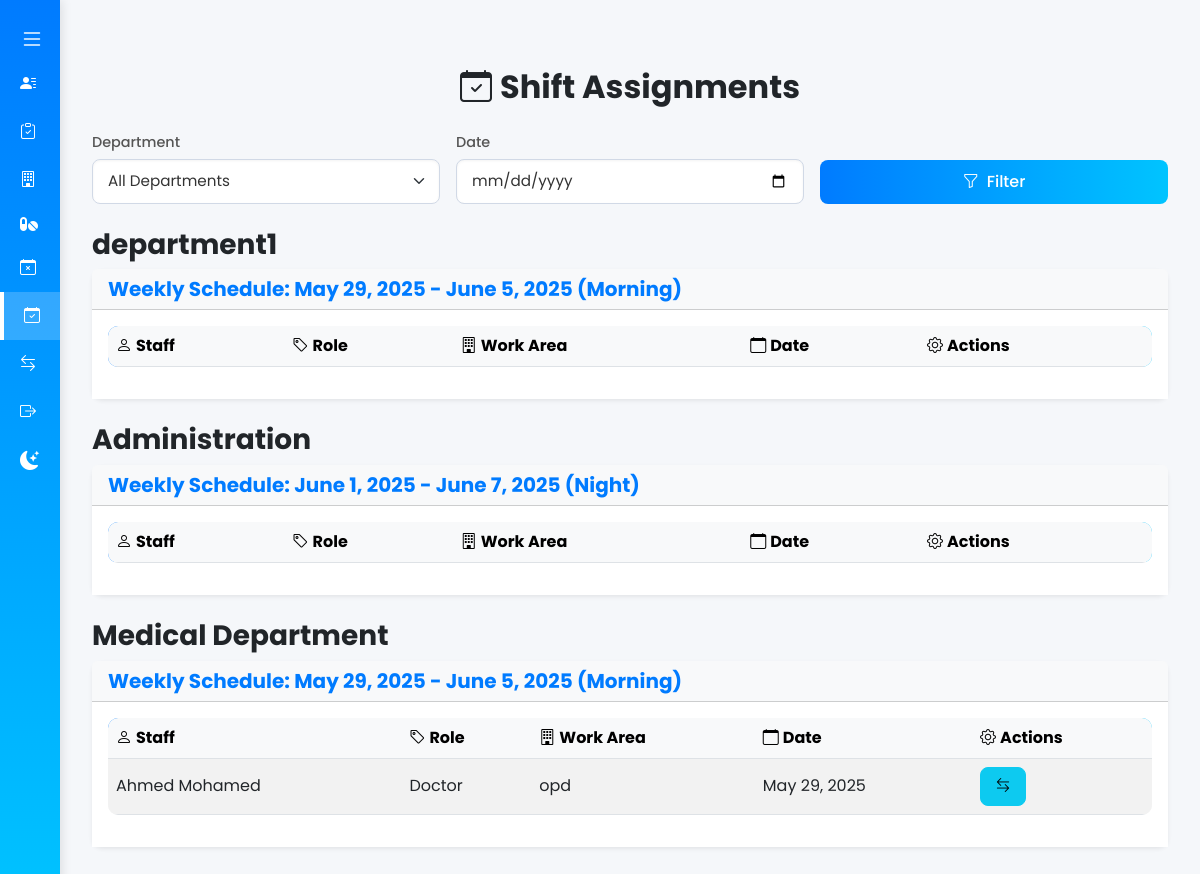
The app's page /hr/shifts/ (signed in) with its own data.
### manager/models.py (models this page shows, shortened)
class Department(MPTTModel):
    TYPE_CHOICES = [
        ('unit', 'Unit'),
        ('department', 'Department'),
        ('administration', 'Administration'),
        ('medical', 'Medical Department'),
        ('emergency', 'Emergency'),
        ('surgical', 'Surgical Operations'),
    ]
    name = models.CharField(max_length=100, unique=True)
    parent = TreeForeignKey(
        'self', on_delete=models.CASCADE, null=True, blank=True, related_name='children'
    )
    department_type = models.CharField(max_length=20, choices=TYPE_CHOICES, default='department')
    hospital = models.ForeignKey('superadmin.Hospital', on_delete=models.CASCADE, related_name='departments')
    description = models.TextField(blank=True, null=True)
    is_active = models.BooleanField(default=True)
    class MPTTMeta:
        order_insertion_by = ['name']

### hr/models.py (models this page shows, shortened)
class Schedule(models.Model):
    SCHEDULE_TYPE_CHOICES = (
        ('weekly', 'Weekly'),
        ('monthly', 'Monthly'),
    )
    department = models.ForeignKey(Department, on_delete=models.CASCADE)
    start_date = models.DateField()
    end_date = models.DateField()
    schedule_type = models.CharField(max_length=20, choices=SCHEDULE_TYPE_CHOICES, default='weekly')
    per_patient_time = models.DurationField(null=True, blank=True)
    shift_period = models.CharField(max_length=20, choices=[('morning', 'Morning'), ('night', 'Night')], blank=True)
    created_by = models.ForeignKey(CustomUser, on_delete=models.SET_NULL, null=True, related_name='created_schedules')
    created_at = models.DateTimeField(default=timezone.now)

class ShiftAssignment(models.Model):
    schedule = models.ForeignKey(Schedule, on_delete=models.CASCADE, related_name='shift_assignments')
    staff = models.ForeignKey(
        CustomUser,
        on_delete=models.CASCADE,
        related_name='shift_assignments',
        limit_choices_to={'role__in': ['doctor', 'nurse', 'pharmacist']},
    )
    work_area = models.ForeignKey(WorkArea, on_delete=models.CASCADE)
    shift_type = models.ForeignKey(ShiftType, on_delete=models.CASCADE)
    date = models.DateField()
    notes = models.TextField(blank=True, null=True)

class CustomUser(AbstractUser):
    ROLE_CHOICES = [
        ('super_admin', 'Super Admin'),
        ('doctor', 'Doctor'),
        ('nurse', 'Nurse'),
        ('receptionist', 'Receptionist'),
        ('pharmacist', 'Pharmacist'),
        ('hospital_manager', 'Hospital manager'),
        ('hr', 'Human Resources'),
    ]
    EMPLOYMENT_STATUS_CHOICES = [
        ('active', 'Active'),
        ('suspended', 'Suspended'),
        ('leave', 'Leave'),
    ]
    CONTRACT_TYPE_CHOICES = [
        ('permanent', 'Permanent'),
        ('temporary', 'Temporary'),
        ('contract', 'Contract'),
    ]
    PRACTITIONER_CLASSIFICATION_CHOICES = [
        ('consultant', 'Consultant'),
        ('specialist', 'Specialist'),
        ('second_specialist', 'Second Specialist'),
        ('senior_physician', 'Senior Physician'),
        ('second_physician', 'Second Physician'),
        ('third_physician', 'Third Physician'),
    ]
    ATTENDANCE_METHOD_CHOICES = [
        ('fingerprint', 'Fingerprint'),
        ('facial_print', 'Facial Print'),
        ('login_logout', 'Log In and Log Out'),
        ('kpi', 'KPI-Based'),
    ]
    departments = models.ManyToManyField('manager.Department', blank=True, related_name='users', null=True)
    role = models.CharField(max_length=20, choices=ROLE_CHOICES, default='hospital_manager')
    hospital = models.ForeignKey(
        'superadmin.Hospital',
        on_delete=models.SET_NULL,
        null=True,
        blank=True,
        default=None
    )
    hire_date = models.DateField(null=True, blank=True)
    salary_base = models.DecimalField(max_digits=10, decimal_places=2, default=0.00)
    national_id = models.CharField(max_length=20, unique=True, null=True, blank=True, db_index=True)
    is_active = models.BooleanField(default=True)
    full_name = models.CharField(max_length=200, blank=True)
    job_number = models.CharField(max_length=20, unique=True, blank=True, null=True, db_index=True)
    id_passport_number = models.CharField(max_length=50, blank=True, null=True)
    specialty = models.CharField(max_length=100, blank=True, null=True)
    practitioner_classification = models.CharField(
        max_length=50,
        choices=PRACTITIONER_CLASSIFICATION_CHOICES,
        blank=True,
        null=True,
    )
    contract_type = models.CharField(
        max_length=20,
        choices=CONTRACT_TYPE_CHOICES,
        blank=True,
        null=True,
    )
    benefits = models.DecimalField(max_digits=10, decimal_places=2, default=0.00)
    allowances = models.DecimalField(max_digits=10, decimal_places=2, default=0.00)
    phone_number = models.CharField(max_length=20, blank=True, null=True)
    email = models.EmailField(blank=True, null=True)
    address = models.TextField(blank=True, null=True)
    employment_status = models.CharField(
        max_length=20,
        choices=EMPLOYMENT_STATUS_CHOICES,
        default='active',
    )
    health_certificate = models.FileField(
        upload_to='health_certificates/',
        blank=True,
        null=True,
    )
    attendance_method = models.CharField(
        max_length=20,
        choices=ATTENDANCE_METHOD_CHOICES,
        blank=True,
        null=True,
        help_text="Individual attendance method; defaults to system setting if blank."
    )
    class Meta:
        indexes = [
            models.Index(fields=['hospital', 'role']),
        ]

class WorkArea(models.Model):
    WORK_AREAS = [
        ('ipd', 'Inpatient Department (IPD)'),
        ('opd', 'Outpatient Clinic (OPD)'),
        ('er', 'Emergency Clinic (ER)'),
        ('ot', 'Operating Theatre (OT)'),
        ('icu', 'Intensive Care Unit'),
        ('ward', 'Ward'),
    ]
    name = models.CharField(max_length=50, choices=WORK_AREAS)
    department = models.ForeignKey('manager.Department', on_delete=models.CASCADE, related_name='work_areas')

### hr/views.py (the view)
# urls.py: path('shifts/', ShiftAssignmentListView.as_view(), name='shift_assignment_list'),
class ShiftAssignmentListView(LoginRequiredMixin, ListView):
    model = ShiftAssignment
    template_name = 'shifts/shift_assignment_list.html'
    context_object_name = 'shift_assignments'
    def get_queryset(self):
        queryset = ShiftAssignment.objects.filter(schedule__department__hospital=self.request.user.hospital)
        if self.request.user.role != 'hr':
            queryset = queryset.filter(staff=self.request.user)
        department_id = self.request.GET.get('department')
        date_filter = self.request.GET.get('date')
        if department_id:
            queryset = queryset.filter(schedule__department_id=department_id)
        if date_filter:
            queryset = queryset.filter(date=date_filter)
        return queryset.order_by('date')
    def get_context_data(self, **kwargs):
        context = super().get_context_data(**kwargs)
        context['schedules'] = Schedule.objects.filter(department__hospital=self.request.user.hospital)
        context['departments'] = Department.objects.filter(hospital=self.request.user.hospital)
        return context

### templates/shifts/shift_assignment_list.html (shortened to what this page needs)
{% extends "base.html" %}
{% block content %}
<div class="container my-5">
    <h2 class="mb-4 text-center fw-bold text-dark">
        <i class="bi bi-calendar-check me-2" aria-hidden="true"></i>Shift Assignments
    </h2>
    <form id="filter-form" method="get">
        <div class="row g-3 mb-4">
            <div class="col-md-4">
                <label for="department-filter" class="form-label fw-medium">Department</label>
                <select name="department" id="department-filter" class="form-select">
                    <option value="">All Departments</option>
                </select>
            </div>
            <div class="col-md-4">
                <label for="date-filter" class="form-label fw-medium">Date</label>
                <input type="date" name="date" id="date-filter" class="form-control" value="{{ request.GET.date }}">
            </div>
            <div class="col-md-4 align-self-end">
                <button type="submit" class="btn btn-primary w-100">
                    <i class="bi bi-funnel me-2" aria-hidden="true"></i>Filter
                </button>
            </div>
        </div>
    </form>
    {% for department in departments %}
    <h3 class="mt-4 fw-bold text-dark">{{ department.name }}</h3>
    {% for schedule in schedules %}
    {% if schedule.department == department %}
    <div class="card mb-4 shadow-sm">
        <div class="card-header bg-light">
            <h5 class="mb-0 fw-bold">{{ schedule.schedule_type|title }} Schedule: {{ schedule.start_date }} - {{ schedule.end_date }} ({{ schedule.shift_period|title }})</h5>
        </div>
        <div class="card-body">
            <div class="table-responsive">
                <table class="table table-striped table-hover align-middle">
                    <thead class="table-light sticky-header">
                        <tr>
                            <th scope="col"><i class="bi bi-person me-1" aria-hidden="true"></i>Staff</th>
                            <th scope="col"><i class="bi bi-tag me-1" aria-hidden="true"></i>Role</th>
                            <th scope="col"><i class="bi bi-building me-1" aria-hidden="true"></i>Work Area</th>
                            <th scope="col"><i class="bi bi-calendar me-1" aria-hidden="true"></i>Date</th>
                            <th scope="col"><i class="bi bi-gear me-1" aria-hidden="true"></i>Actions</th>
                        </tr>
                    </thead>
                    <tbody>
                        {% for shift in shift_assignments %}
                        {% if shift.schedule == schedule %}
                        <tr>
                            <td>{{ shift.staff.get_full_name|default:shift.staff.username }}</td>
                            <td>{{ shift.staff.get_role_display }}</td>
                            <td>{{ shift.work_area.name }}</td>
                            <td>{{ shift.date }}</td>
                            <td>
                                {% if user.role == 'hr' %}
                                <a href="{% url 'hr:shift_assignment_update' shift.pk %}" class="btn btn-sm btn-warning me-1" aria-label="Edit shift">
                                    <i class="bi bi-pencil"></i>
                                </a>
                                <a href="{% url 'hr:shift_assignment_delete' shift.pk %}" class="btn btn-sm btn-danger" aria-label="Delete shift">
                                    <i class="bi bi-trash"></i>
                                </a>
                                {% else %}
                                <a href="{% url 'hr:shift_swap_request_create' shift.pk %}" class="btn btn-sm btn-info" aria-label="Request shift swap">
                                    <i class="bi bi-arrow-left-right"></i>
                                </a>
                                {% endif %}
                            </td>
                        </tr>
                        {% endif %}
                        {% endfor %}
                    </tbody>
                </table>
            </div>
        </div>
    </div>
    {% endif %}
    {% endfor %}
    {% endfor %}
</div>
{% endblock %}

### templates/base.html (style rules this page uses)
:root { --body-bg: #f5f7fa; --body-color: #333; --main-content-bg: #f5f7fa; --sidebar-bg: linear-gradient(180deg, #007bff, #00c4ff); --card-bg: white; --table-bg: transparent; --table-color: #333; --table-border-color: #dee2e6; --table-hover-bg: #f1f4f8; --table-striped-bg: rgba(0, 0, 0, 0.05); }
body { background-color: var(--body-bg); font-family: 'Poppins', sans-serif; color: var(--body-color); display: flex; min-height: 100vh; margin: 0; transition: background-color 0.3s ease, color 0.3s ease; }
.container { max-width: 1200px; }
h2, h4, h5 { color: #007bff; font-weight: 600; }
.form-control, .form-select { border-radius: 8px; border: 1px solid #d1d9e6; padding: 10px 15px; font-size: 0.95rem; box-shadow: inset 0 1px 3px rgba(0, 0, 0, 0.05); background-color: #fff; color: #333; transition: border-color 0.3s ease, background-color 0.3s ease, color 0.3s ease; }
.form-label { font-size: 0.9rem; color: #555; margin-bottom: 5px; }
.btn-primary { background: linear-gradient(90deg, #007bff, #00c4ff); border: none; border-radius: 8px; padding: 10px 20px; font-weight: 500; transition: all 0.3s ease; }
.btn-info, .btn-warning { border-radius: 8px; padding: 8px 15px; font-weight: 500; }
.table { background-color: var(--table-bg); color: var(--table-color); border-color: var(--table-border-color); border-radius: 10px; overflow: hidden; box-shadow: none; }
.table thead { background: linear-gradient(90deg, #007bff, #00c4ff); color: white; }
.table-striped tbody tr:nth-of-type(odd) { background-color: var(--table-striped-bg); }
.table th, .table td { border-color: var(--table-border-color); }
.card { border: none; border-radius: 10px; box-shadow: 0 2px 10px rgba(0, 0, 0, 0.05); background-color: var(--card-bg) !important; transition: background-color 0.3s ease; }
.card-body { background-color: var(--card-bg) !important; transition: background-color 0.3s ease; }

### records on screen
Department: name "department1"
Schedule: schedule_type "Weekly", start_date "May 29, 2025", end_date "June 5, 2025", shift_period "Morning"
Department: name "Administration"
Schedule: schedule_type "Weekly", start_date "June 1, 2025", end_date "June 7, 2025", shift_period "Night"
Department: name "Medical Department"
Schedule: schedule_type "Weekly", start_date "May 29, 2025", end_date "June 5, 2025", shift_period "Morning"
ShiftAssignment: staff.get_full_name "Ahmed Mohamed", staff.role "Doctor", work_area.name "opd", date "May 29, 2025"
